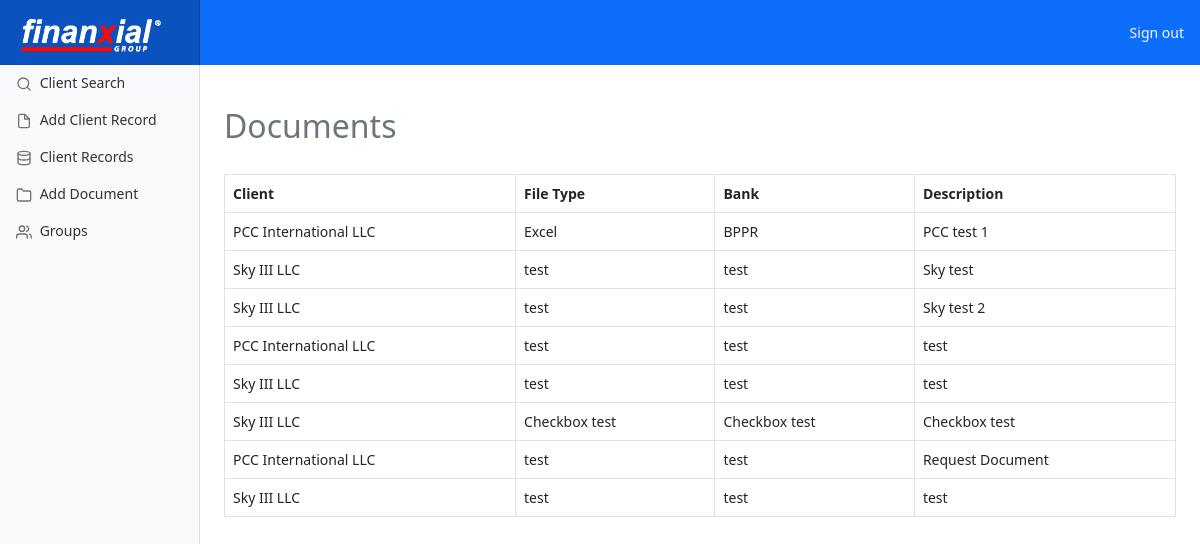
Before: /documents/ (signed in) with the older database file.
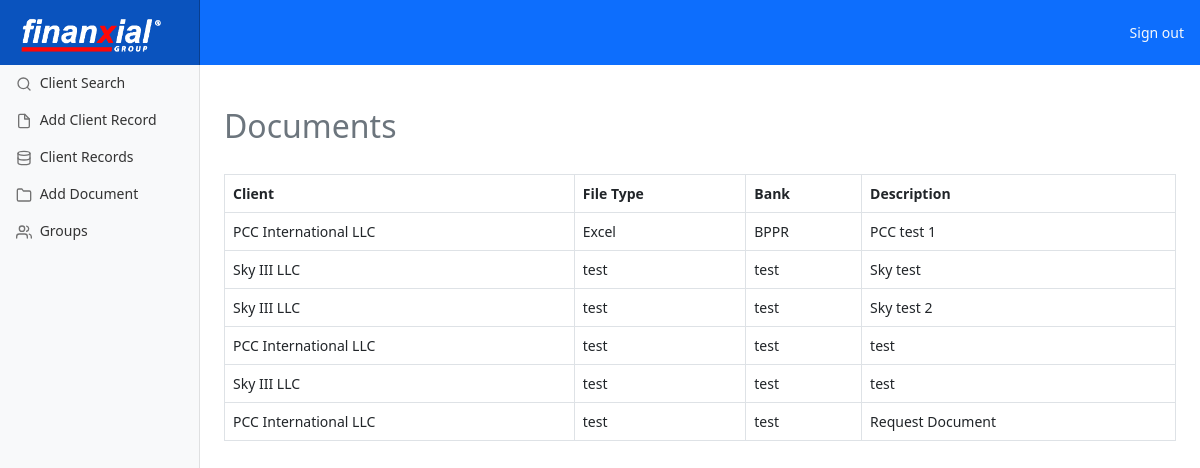
After: the same page with the newer database file.
### pages/models.py (models this page shows, shortened)
class File(models.Model):
    client = models.ForeignKey(Client, on_delete=models.CASCADE)
    document_type = models.CharField(max_length=200, blank=True)
    bank = models.CharField(max_length=200, blank=True)
    description = models.CharField(max_length=200, blank=True)
    document = models.FileField(upload_to='files/', blank=True)
    completed = models.BooleanField(default=False)

class Client(models.Model):
    client_type_choices = (
        ('Data Entry', 'Data Entry'),
        ('Reconcile and Review', 'Reconcile and Review'),
        ('Review', 'Review'),
    )
    client_name = models.CharField(max_length=200)
    contact_name = models.CharField(max_length=200)
    contact_number = models.CharField(max_length=200)
    contact_email = models.EmailField(max_length = 200)
    client_type = models.CharField(max_length=200, choices=client_type_choices)
    industry_type = models.CharField(max_length=200)
    project_manager = models.CharField(max_length=200)
    tax_id = models.CharField(max_length=200)
    bank_accounts = models.CharField(max_length=200)
    client_group = models.CharField(max_length=200)
    def __str__(self):
        return self.client_name

### pages/views.py (the view)
# urls.py: path('documents/', views.document_list, name='document_list'),
def document_list(request):
    documents = Client.objects.all
    document_list = File.objects.all
    context = {'documents':documents, 'document_list':document_list, }
    return render(request, 'documents.html', context)

### pages/templates/documents.html (shortened to what this page needs)
{% extends 'base.html' %}
{% block content %}
{% if user.is_authenticated %}
<main class="col-md-9 ms-sm-auto col-lg-10 px-md-4">
    <br/><br/>
  <h2 class="text-muted">Documents</h2>
  <br/>
  {% if documents %}
  <div class="table-responsive">
    <table class="table table-bordered table-hover">
      <thead>
        <tr>
          <th>Client</th>
          <th>File Type</th>
          <th>Bank</th>
          <th>Description</th>
        </tr>
      </thead>
      {% for items in document_list %}
        <tbody>
          <tr>
            <td>{{ items.client }}</td>
            <td>{{ items.document_type }}</td>
            <td>{{ items.bank }}</td>
            <td>{{ items.description }}</td>
          </tr>
      </tbody>
     {% endfor %}
   </table>
  </div>
  {%endif%}
{% endif %}
{% endblock %}

Changed rows visible on the page:
removed File: client "Sky III LLC", document_type "Checkbox test", bank "Checkbox test", description "Checkbox test"
removed File: client "Sky III LLC", document_type "test", bank "test", description "test"
